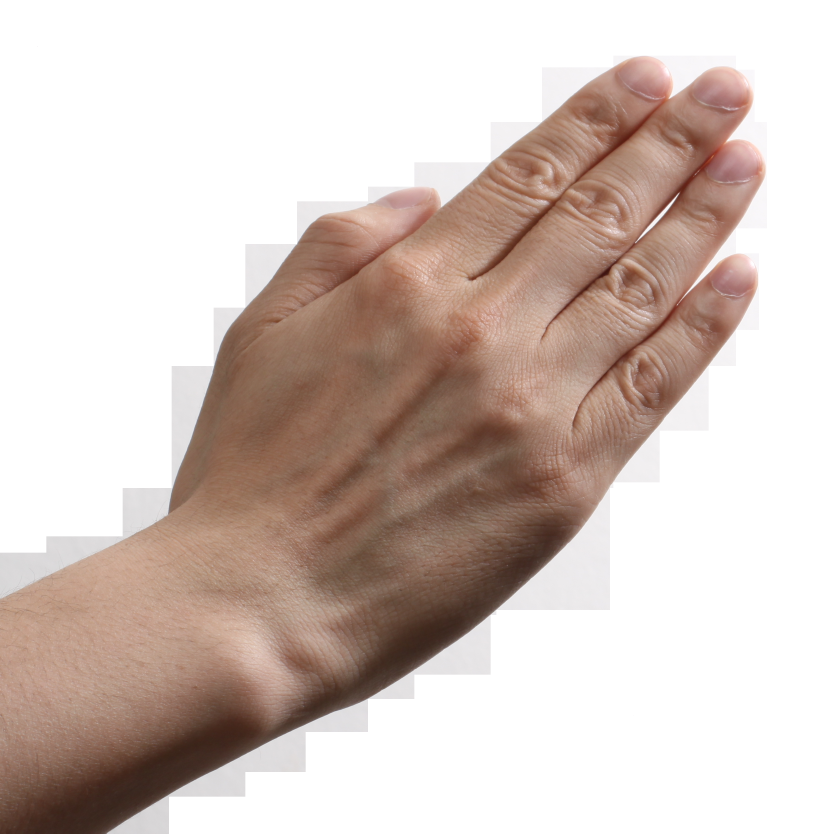
#> input picture img/Rock-paper-scissors_(paper).png, 2500 x 2500 px (shown at 1/3 size)
$ python -i algorithm.py   (imports and definitions only)
#> lines starting #> are read from the running program, lines starting #| are printed output that depends on the picture
import operator
import os
import cv2
import numpy as np
from keras import backend as K
from keras import layers
from keras.layers import Conv2D, MaxPooling2D, Input
from keras.layers import Dense, Dropout, Activation, Flatten
from keras.models import Model

from hand_classifier.utils import detector_utils


class Config(object):
    img_rows, img_cols = 200, 200
    height, width = 200, 200
    img_channels = 1
    batch_size = 32
    nb_classes = 20
    nb_filters = 32
    nb_pool = 2
    nb_conv = 3
    low_range = np.array([0, 50, 80])
    upper_range = np.array([30, 200, 255])
    kernel_square = np.ones((11, 11), np.uint8)
    kernel_ellipse = cv2.getStructuringElement(cv2.MORPH_ELLIPSE, (5, 5))
    kernel_ellipse2 = cv2.getStructuringElement(cv2.MORPH_ELLIPSE, (8, 8))
    kernel_ellipse3 = cv2.getStructuringElement(cv2.MORPH_ELLIPSE, (5, 5))
    lastgesture = -1
    output = ["Scissors", "Scissors", "Others", "Others", "Rock", "Others", "Others", "Others", "Scissors", "Scissors",
              "Scissors", "Others", "Paper", "Paper", "Rock", "Scissors", "Others", "Others", "Others", "Others"]


class HandRecognizer(object):
    def __init__(self, config=Config(), model_dir=os.path.join(os.path.dirname(__file__) + './weights/weights.hdf5')):
        self.config = config
        self.detection_graph, self.sess = detector_utils.load_inference_graph()
        input_sensor = Input(shape=(self.config.img_rows, self.config.img_cols, self.config.img_channels))
        x1 = Conv2D(self.config.nb_filters, (self.config.nb_conv, self.config.nb_conv), padding='same')(input_sensor)
        x1 = Activation('relu')(x1)
        x1 = Conv2D(self.config.nb_filters, (self.config.nb_conv, self.config.nb_conv), padding='same')(x1)
        x1 = layers.add([x1, input_sensor])
        x1 = Activation('relu')(x1)
        x1 = MaxPooling2D(pool_size=(self.config.nb_pool, self.config.nb_pool))(x1)

        x2 = Conv2D(self.config.nb_filters, (self.config.nb_conv, self.config.nb_conv), padding='same')(x1)
        x2 = Activation('relu')(x2)
        x2 = Conv2D(self.config.nb_filters, (self.config.nb_conv, self.config.nb_conv), padding='same')(x2)
        x2 = layers.add([x2, x1])
        x2 = Activation('relu')(x2)
        x2 = MaxPooling2D(pool_size=(self.config.nb_pool, self.config.nb_pool))(x2)

        x = Dropout(0.5)(x2)
        x = Flatten()(x)
        x = Dense(128)(x)
        x = Activation('relu')(x)
        x = Dropout(0.5)(x)
        x = Dense(self.config.nb_classes)(x)
        output = Activation('softmax')(x)

        self.model = Model(inputs=input_sensor, outputs=output)
        self.model.compile(loss='categorical_crossentropy', optimizer='adadelta', metrics=['accuracy'])
        self.model.summary()
        self.model.get_config()

        print("loading ", model_dir)
        self.model.load_weights(model_dir)
        self.layer = self.model.layers[-1]
        self.roi = 0
        # 0 others, 1 Rock, 2 Papers, 3 scis
        self.gesture_identifier = 0
        self.get_output = K.function([self.model.layers[0].input, K.learning_phase()], [self.layer.output, ])

    def get_identifier(self):
        return self.gesture_identifier

    # [22 lines left out: function guess_gesture, not called in this run]

    def detect(self, image):
        return detector_utils.detect_objects(image, self.detection_graph, self.sess)

    @staticmethod
    def draw_result(image, boxes, scores, score_thresh=0.2, im_width=640, im_height=480):
        return detector_utils.draw_box_on_image(1, score_thresh, scores, boxes, im_width, im_height, image)

    # [30 lines left out: functions image_preprocess, gesture_postprocess, classify, not called in this run]


# [26 lines not run here, left out]

>>> import cv2
>>> picture = cv2.imread('../img/Rock-paper-scissors_(paper).png', cv2.IMREAD_GRAYSCALE)
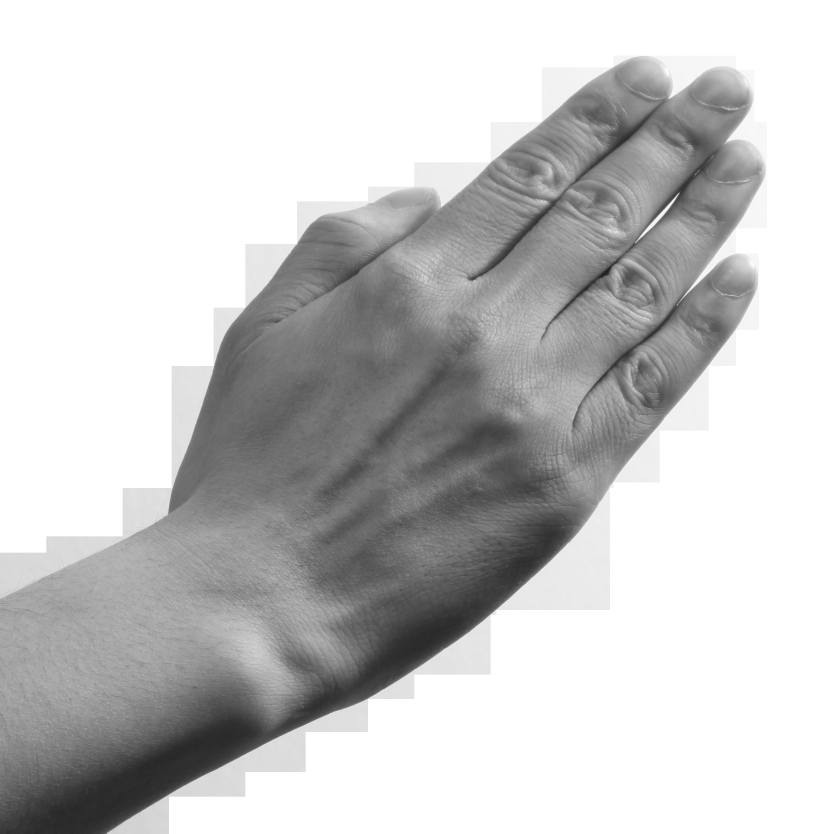
#> picture: shape (2500, 2500) (shown at 1/3 size); min 30, max 255, mean 200.1
>>> result = HandRecognizer().image_preprocess(picture)
#> (the run stopped early here; a loop or call above may not have finished)
